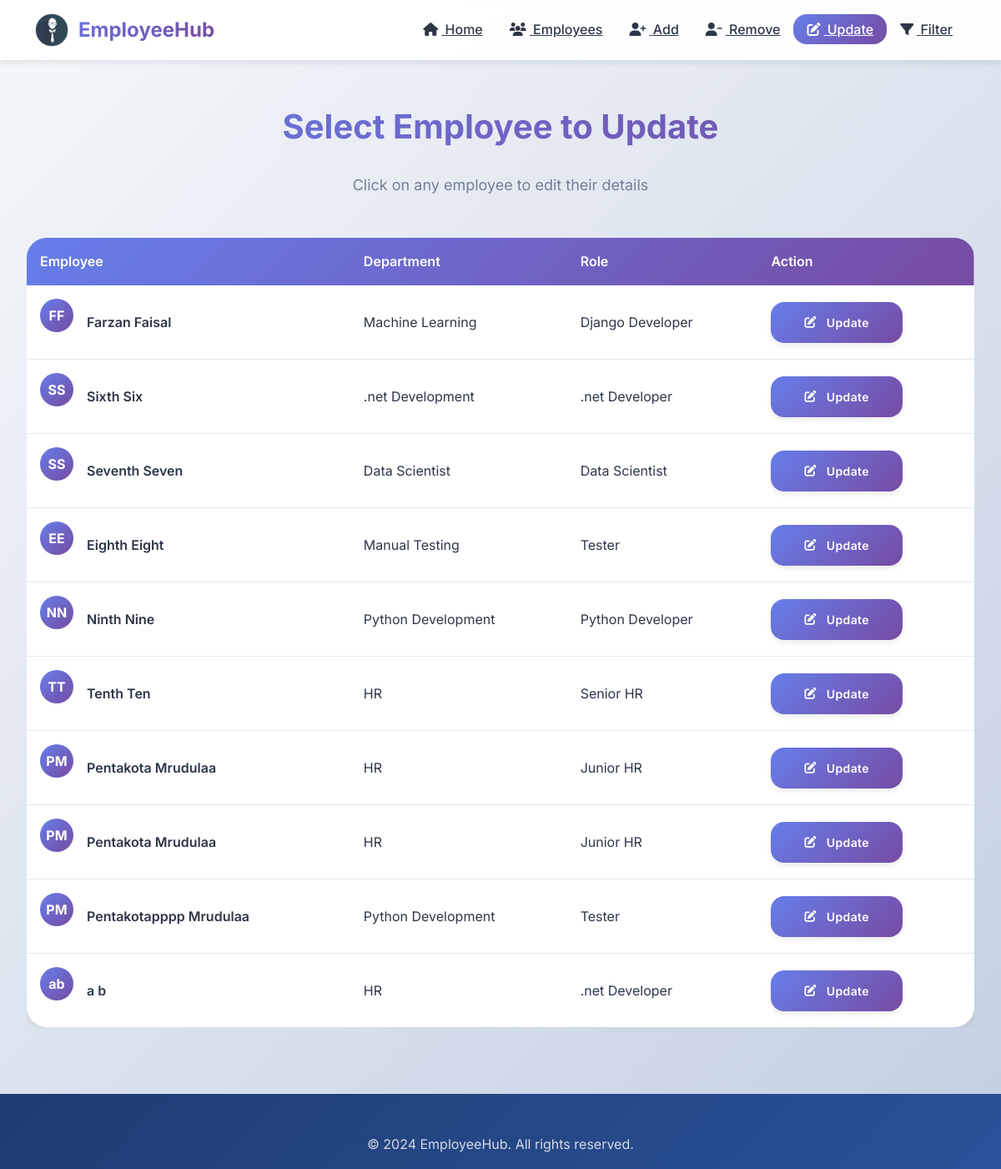
The app's page /employees/, older data.
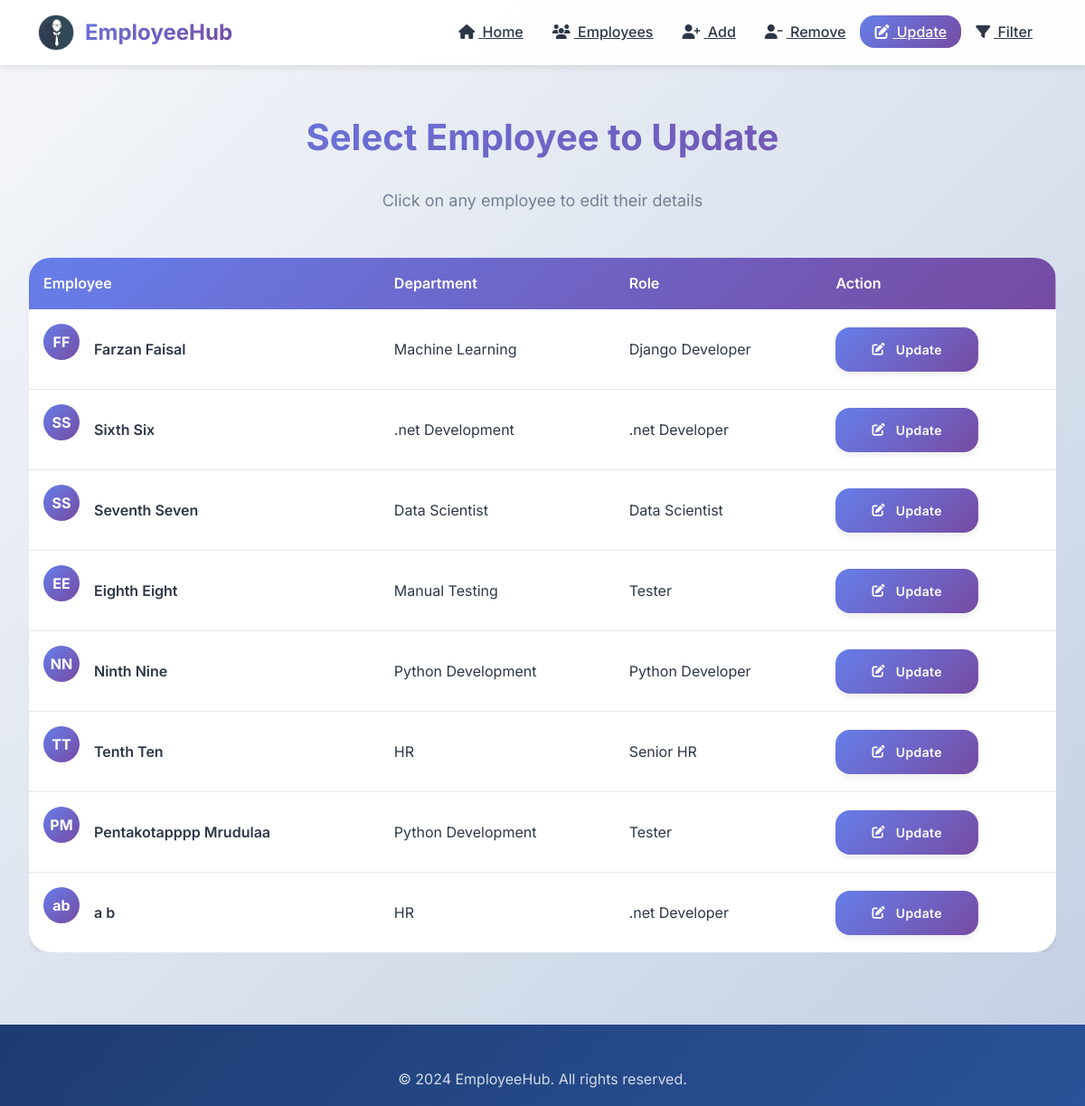
The same page, newer data.
### emp_app/models.py (models this page shows, shortened)
class Employee(models.Model):
    emp_id = models.AutoField(primary_key=True)
    first_name = models.CharField(max_length=50, null=False)
    last_name = models.CharField(max_length=50)
    dept = models.ForeignKey(Department, on_delete=models.CASCADE)
    salary = models.IntegerField(default=0)
    bonus = models.IntegerField(default=0)
    role = models.ForeignKey(Role, on_delete=models.CASCADE)
    phone_num = models.IntegerField(default=0)
    hire_date = models.DateField()

class Department(models.Model):
    name = models.CharField(max_length=50, null=False)
    location = models.CharField(max_length=100)

class Role(models.Model):
    name = models.CharField(max_length=50, null=False)

### emp_app/views.py (the view)
# urls.py: path('employees/', views.listEmployees, name='list_employees'),
def listEmployees(request):
    emps = Employee.objects.all()
    context = {
        'emps': emps
    }
    return render(request, 'list_employees.html', context)

### emp_app/templates/list_employees.html (shortened to what this page needs)
{% load static %}
<!DOCTYPE html>
<html lang="en">
<head>
    <link href="https://cdn.jsdelivr.net/npm/bootstrap@5.3.0/dist/css/bootstrap.min.css" rel="stylesheet">
    <link rel="stylesheet" href="https://cdnjs.cloudflare.com/ajax/libs/font-awesome/6.4.0/css/all.min.css">
    <link rel="stylesheet" href="{% static 'emp_app/css/main.css' %}">
</head>
<body>
    <nav class="navbar navbar-expand-lg navbar-custom">
        <div class="container">
            <a class="navbar-brand-custom" href="/">
                <img src="{% static 'emp_app/images/ehub.png' %}" alt="Logo" width="40" height="40">
                <span>EmployeeHub</span>
            </a>
            <div class="collapse navbar-collapse" id="navbarNav">
                <ul class="navbar-nav ms-auto">
                    <li class="nav-item"><a class="nav-link-custom" href="/"><i class="fas fa-home me-1"></i> Home</a></li>
                    <li class="nav-item"><a class="nav-link-custom" href="/all-emp"><i class="fas fa-users me-1"></i> Employees</a></li>
                    <li class="nav-item"><a class="nav-link-custom" href="/add-emp"><i class="fas fa-user-plus me-1"></i> Add</a></li>
                    <li class="nav-item"><a class="nav-link-custom" href="/remove-emp"><i class="fas fa-user-minus me-1"></i> Remove</a></li>
                    <li class="nav-item"><a class="nav-link-custom active" href="/employees"><i class="fas fa-edit me-1"></i> Update</a></li>
                    <li class="nav-item"><a class="nav-link-custom" href="/filter-emp"><i class="fas fa-filter me-1"></i> Filter</a></li>
                </ul>
            </div>
        </div>
    </nav>
    <section class="page-container mt-4">
        <div class="text-center mb-4">
            <h1 class="section-title">Select Employee to Update</h1>
            <p class="section-subtitle">Click on any employee to edit their details</p>
        </div>
        <div class="table-responsive">
            <table class="table-modern">
                <thead>
                    <tr>
                        <th>Employee</th>
                        <th>Department</th>
                        <th>Role</th>
                        <th>Action</th>
                    </tr>
                </thead>
                <tbody>
                    {% for emp in emps %}
                    <tr>
                        <td>
                            <div class="d-flex align-items-center">
                                <div class="employee-avatar me-3" style="width: 40px; height: 40px; font-size: 1rem;">
                                    {{ emp.first_name|first }}{{ emp.last_name|first }}
                                </div>
                                <div>
                                    <div style="font-weight: 600;">{{ emp.first_name }} {{ emp.last_name }}</div>
                                </div>
                            </div>
                        </td>
                        <td>{{ emp.dept.name }}</td>
                        <td>{{ emp.role.name }}</td>
                        <td>
                            <a href="{% url 'update_emp' emp.emp_id %}" class="btn btn-sm btn-gradient">
                                <i class="fas fa-edit me-1"></i> Update
                            </a>
                        </td>
                    </tr>
                    {% endfor %}
                </tbody>
            </table>
        </div>
    </section>
    <footer class="footer-modern mt-5">
        <div class="container">
            <div class="text-center">
                <p style="opacity: 0.8; margin: 0;">&copy; 2024 EmployeeHub. All rights reserved.</p>
            </div>
        </div>
    </footer>
</body>
</html>

### emp_app/static/emp_app/css/main.css (style rules this page uses)
:root { --primary-gradient: linear-gradient(135deg, #667eea 0%, #764ba2 100%); --secondary-gradient: linear-gradient(135deg, #f093fb 0%, #f5576c 100%); --accent-gradient: linear-gradient(135deg, #4facfe 0%, #00f2fe 100%); --success-gradient: linear-gradient(135deg, #43e97b 0%, #38f9d7 100%); --dark-gradient: linear-gradient(135deg, #1e3c72 0%, #2a5298 100%); --primary-color: #667eea; --secondary-color: #764ba2; --accent-color: #4facfe; --success-color: #43e97b; --warning-color: #ffa726; --danger-color: #f5576c; --dark-color: #1e3c72; --light-color: #f8f9fa; --text-primary: #2d3748; --text-secondary: #718096; --bg-light: #f7fafc; --bg-white: #ffffff; --border-color: #e2e8f0; --shadow-sm: 0 2px 4px rgba(0,0,0,0.05); --shadow-md: 0 4px 6px rgba(0,0,0,0.07); --shadow-lg: 0 10px 25px rgba(0,0,0,0.1); --shadow-xl: 0 20px 40px rgba(0,0,0,0.15); --shadow-glow: 0 0 30px rgba(102, 126, 234, 0.3); --spacing-xs: 0.5rem; --spacing-sm: 1rem; --spacing-md: 1.5rem; --spacing-lg: 2rem; --spacing-xl: 3rem; --radius-sm: 0.5rem; --radius-md: 1rem; --radius-lg: 1.5rem; --radius-xl: 2rem; --radius-full: 9999px; --transition-fast: 0.2s ease; --transition-base: 0.3s ease; --transition-slow: 0.5s ease; }
* { margin: 0; padding: 0; box-sizing: border-box; }
body { font-family: 'Inter', 'Segoe UI', Tahoma, Geneva, Verdana, sans-serif; color: var(--text-primary); background: linear-gradient(135deg, #f5f7fa 0%, #c3cfe2 100%); background-attachment: fixed; line-height: 1.6; overflow-x: hidden; }
.navbar-custom { background: rgba(255, 255, 255, 0.95); backdrop-filter: blur(10px); box-shadow: var(--shadow-md); padding: 1rem 0; position: sticky; top: 0; z-index: 1000; transition: all var(--transition-base); }
.navbar-brand-custom { display: flex; align-items: center; gap: 0.75rem; font-weight: 700; font-size: 1.5rem; background: var(--primary-gradient); -webkit-background-clip: text; -webkit-text-fill-color: transparent; background-clip: text; transition: all var(--transition-base); }
.navbar-brand-custom img { transition: transform var(--transition-base); }
.nav-link-custom { color: var(--text-primary); font-weight: 500; padding: 0.5rem 1rem; border-radius: var(--radius-md); transition: all var(--transition-base); position: relative; overflow: hidden; }
.nav-link-custom::before { content: ''; position: absolute; bottom: 0; left: 50%; width: 0; height: 2px; background: var(--primary-gradient); transition: all var(--transition-base); transform: translateX(-50%); }
.nav-link-custom.active { background: var(--primary-gradient); color: white; }
.btn-gradient { background: var(--primary-gradient); color: white; border: none; padding: 0.875rem 2.5rem; border-radius: var(--radius-md); font-weight: 600; cursor: pointer; transition: all var(--transition-base); position: relative; overflow: hidden; box-shadow: var(--shadow-md); text-align: center; display: inline-flex; align-items: center; justify-content: center; gap: 0.5rem; letter-spacing: 0.025em; }
.btn-gradient::before { content: ''; position: absolute; top: 0; left: -100%; width: 100%; height: 100%; background: linear-gradient(90deg, transparent, rgba(255,255,255,0.3), transparent); transition: left 0.5s; }
.table-modern { width: 100%; background: white; border-radius: var(--radius-lg); overflow: hidden; box-shadow: var(--shadow-md); }
.table-modern thead { background: var(--primary-gradient); color: white; }
.table-modern th { padding: 1rem; font-weight: 600; text-align: left; }
.table-modern td { padding: 1rem; border-bottom: 1px solid var(--border-color); }
.table-modern tbody tr { transition: all var(--transition-fast); }
.table-modern tbody tr:last-child td { border-bottom: none; }
.employee-avatar { width: 80px; height: 80px; border-radius: 50%; background: var(--primary-gradient); display: flex; align-items: center; justify-content: center; font-size: 2rem; font-weight: 700; color: white; margin-bottom: 1rem; }
.footer-modern { background: linear-gradient(135deg, #1e3c72 0%, #2a5298 100%); color: white; padding: 3rem 0 1rem; margin-top: 4rem; }
.page-container { max-width: 1400px; margin: 0 auto; padding: 2rem; }
.section-title { font-size: 2.5rem; font-weight: 700; margin-bottom: 2rem; background: var(--primary-gradient); -webkit-background-clip: text; -webkit-text-fill-color: transparent; background-clip: text; text-align: center; }
.section-subtitle { color: var(--text-secondary); text-align: center; margin-bottom: 3rem; font-size: 1.125rem; }

Row changes from the older to the newer data that the page shows:
removed Employee: first_name|first "P", last_name|first "M", first_name "Pentakota", last_name "Mrudulaa", dept.name "HR", role.name "Junior HR"
removed Employee: first_name|first "P", last_name|first "M", first_name "Pentakota", last_name "Mrudulaa", dept.name "HR", role.name "Junior HR"
